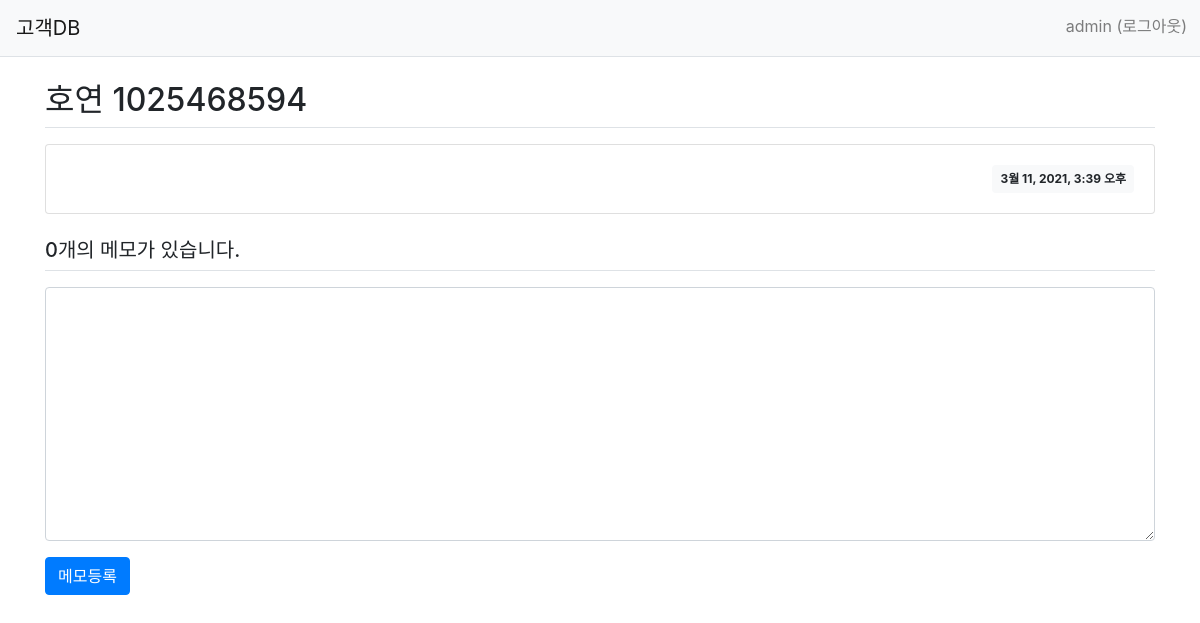
The page /main/answer/create/335/ (signed in) on the database as committed earlier.
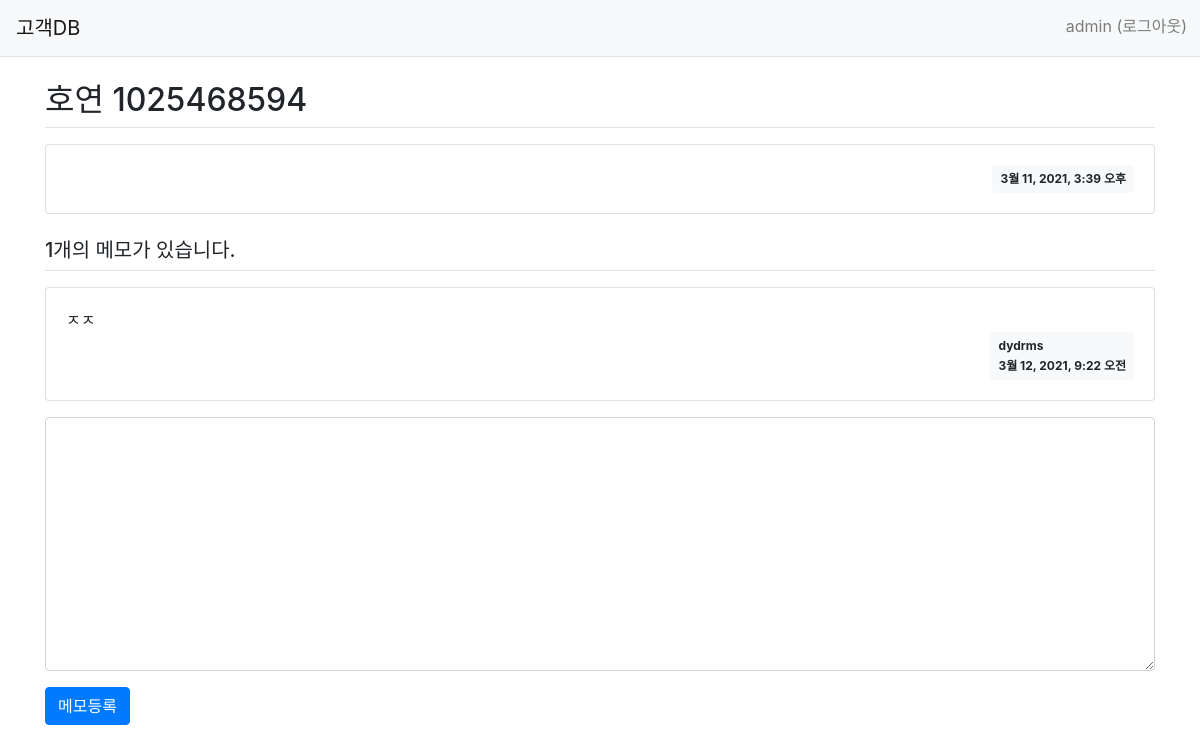
The same page on the database as committed later.
### main/models.py (models this page shows, shortened)
class Info(models.Model):
    name = models.CharField(max_length=50, blank=False)
    ph = models.CharField(max_length=20, blank=False)
    message = models.TextField(blank=True)
    create_date = models.DateTimeField()
    agree = models.CharField(max_length=10, blank=False)

class Answer(models.Model):
    author = models.ForeignKey(User, on_delete=models.CASCADE)
    info = models.ForeignKey(Info, on_delete=models.CASCADE)
    memo = models.TextField()
    create_date = models.DateTimeField()
    modify_date = models.DateTimeField(null=True, blank=True)

### main/views.py (the view)
# urls.py: path('answer/create/<int:info_id>/', views.answer_create, name='answer_create'),
@login_required(login_url='common:login')
@permission_required('main.view_info', login_url='common:login', raise_exception=False)
def answer_create(request, info_id):
    info = get_object_or_404(Info, pk=info_id)
    if request.method == "POST":
        form = AnswerForm(request.POST)
        if form.is_valid():
            answer = form.save(commit=False)
            answer.author = request.user  # 추가한 속성 author 적용
            answer.create_date = timezone.now()
            answer.info = info
            answer.save()
            return redirect('main:detail', info_id=info.id)
    else:
        form = AnswerForm()
    context = {'info': info, 'form': form}
    return render(request, 'main/info_detail.html', context)

### main/forms.py
class AnswerForm(forms.ModelForm):
    class Meta:
        model = Answer
        fields = ['memo']
        labels = {
            'memo': '메모',
        }

### templates/main/info_detail.html (shortened to what this page needs)
{% extends 'base.html' %}
{% block content %}
<div class="container my-3">
    <h2 class="border-bottom py-2">{{ info.name }} {{ info.ph }}</h2>
    <div class="card my-3">
        <div class="card-body">
            <div class="d-flex justify-content-end">
                <div class="badge badge-light p-2">
                    {{ info.create_date }}
                </div>
            </div>
        </div>
    </div>
    <h5 class="border-bottom my-3 py-2">{{info.answer_set.count}}개의 메모가 있습니다.</h5>
    {% for answer in info.answer_set.all %}
    <div class="card my-3">
        <div class="card-body">
            <div class="card-text" style="white-space: pre-line;">{{ answer.memo }}</div>
            <div class="d-flex justify-content-end">
                <div class="badge badge-light p-2 text-left">
                    <div class="mb-2">{{ answer.author.username }}</div>
                    <div>{{ answer.create_date }}</div>
                </div>
            </div>
        </div>
    </div>
    {% endfor %}
    <form action="{% url 'main:answer_create' info.id %}" method="post" class="my-3">
        <div class="form-group">
            <textarea {% if not user.is_authenticated %}disabled{% endif %}
                    name="memo" id="memo" class="form-control" rows="10"></textarea>
        </div>
        <input type="submit" value="메모등록" class="btn btn-primary">
    </form>
</div>
{% endblock %}

Rows that differ between the two databases and show on the page:
changed Info "호연": answer_set.count "0" → "1"
added Answer: memo "ㅈㅈ", author.username "dydrms", create_date "3월 12, 2021, 9:22 오전"
